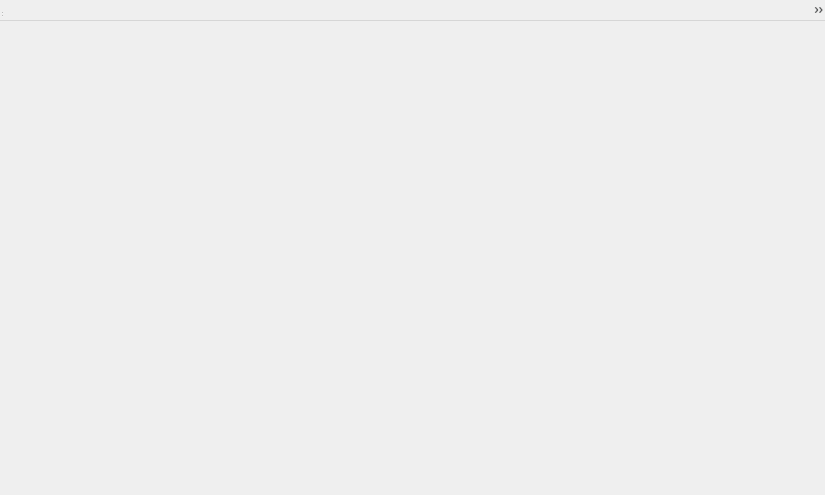
<?xml version="1.0" encoding="UTF-8"?>
<ui version="4.0">
 <class>PipeManager</class>
 <widget class="QWidget" name="PipeManager">
  <property name="geometry">
   <rect>
    <x>0</x>
    <y>0</y>
    <width>825</width>
    <height>495</height>
   </rect>
  </property>
  <property name="windowTitle">
   <string>MainWindow</string>
  </property>
  <widget class="QWidget" name="centralWidget" native="true">
   <property name="geometry">
    <rect>
     <x>0</x>
     <y>0</y>
     <width>100</width>
     <height>30</height>
    </rect>
   </property>
  </widget>
  <widget class="QMenuBar" name="menuBar">
   <property name="geometry">
    <rect>
     <x>0</x>
     <y>0</y>
     <width>825</width>
     <height>21</height>
    </rect>
   </property>
   <widget class="QMenu" name="menu">
    <property name="title">
     <string>仪器</string>
    </property>
    <addaction name="actionConnect"/>
    <addaction name="actionDisconnect"/>
    <addaction name="actionInstrumentReady"/>
    <addaction name="separator"/>
    <addaction name="actionGlobalOptions"/>
   </widget>
   <widget class="QMenu" name="menu_2">
    <property name="title">
     <string>视图</string>
    </property>
    <addaction name="actionViewManager"/>
   </widget>
   <widget class="QMenu" name="menu_3">
    <property name="title">
     <string>参数</string>
    </property>
    <addaction name="actionOtherParameter"/>
    <addaction name="actionParameterCopy"/>
    <addaction name="actionLock"/>
    <addaction name="actionUnlock"/>
   </widget>
   <widget class="QMenu" name="menu_4">
    <property name="title">
     <string>帮助</string>
    </property>
    <addaction name="actionAbout"/>
   </widget>
   <widget class="QMenu" name="menu_6">
    <property name="title">
     <string>调试</string>
    </property>
    <addaction name="actionProbeBoxStatus"/>
    <addaction name="actionTest"/>
    <addaction name="actionKeepTesting"/>
    <addaction name="actionReturnMark"/>
    <addaction name="actionTestStart"/>
    <addaction name="actionTestEnd"/>
    <addaction name="actionReturnPos"/>
    <addaction name="actionKeepTesting_2"/>
    <addaction name="actionPaintMark"/>
   </widget>
   <widget class="QMenu" name="menu_7">
    <property name="title">
     <string>数据</string>
    </property>
    <addaction name="actionOpen"/>
    <addaction name="actionSave"/>
    <addaction name="actionClose"/>
    <addaction name="actionReloadFile"/>
    <addaction name="actionReJudge"/>
   </widget>
   <addaction name="menu"/>
   <addaction name="menu_7"/>
   <addaction name="menu_3"/>
   <addaction name="menu_2"/>
   <addaction name="menu_4"/>
   <addaction name="menu_6"/>
  </widget>
  <widget class="QStatusBar" name="statusBar">
   <property name="geometry">
    <rect>
     <x>0</x>
     <y>0</y>
     <width>3</width>
     <height>18</height>
    </rect>
   </property>
  </widget>
  <action name="actionConnect">
   <property name="text">
    <string>仪器连接</string>
   </property>
   <property name="toolTip">
    <string>仪器连接</string>
   </property>
  </action>
  <action name="actionAbout">
   <property name="text">
    <string>关于</string>
   </property>
   <property name="toolTip">
    <string>关于</string>
   </property>
  </action>
  <action name="actionTest">
   <property name="text">
    <string>模拟模式切换</string>
   </property>
   <property name="toolTip">
    <string>模拟模式切换</string>
   </property>
  </action>
  <action name="actionOpen">
   <property name="text">
    <string>加载数据</string>
   </property>
   <property name="toolTip">
    <string>加载数据</string>
   </property>
  </action>
  <action name="actionSave">
   <property name="text">
    <string>保存数据</string>
   </property>
   <property name="toolTip">
    <string>保存数据</string>
   </property>
  </action>
  <action name="actionClose">
   <property name="text">
    <string>关闭文件</string>
   </property>
   <property name="toolTip">
    <string>关闭</string>
   </property>
  </action>
  <action name="actionOtherParameter">
   <property name="text">
    <string>订单参数</string>
   </property>
   <property name="toolTip">
    <string>订单参数</string>
   </property>
  </action>
  <action name="actionParameterCopy">
   <property name="text">
    <string>工艺参数</string>
   </property>
   <property name="toolTip">
    <string>工艺参数</string>
   </property>
  </action>
  <action name="actionDisconnect">
   <property name="text">
    <string>仪器断开</string>
   </property>
   <property name="toolTip">
    <string>仪器断开</string>
   </property>
  </action>
  <action name="actionViewManager">
   <property name="text">
    <string>视图管理</string>
   </property>
   <property name="toolTip">
    <string>视图管理</string>
   </property>
  </action>
  <action name="actionKeepTesting">
   <property name="text">
    <string>模拟断电续扫</string>
   </property>
   <property name="toolTip">
    <string>模拟断电续扫</string>
   </property>
  </action>
  <action name="actionReturnMark">
   <property name="text">
    <string>模拟缺陷回位</string>
   </property>
   <property name="toolTip">
    <string>模拟缺陷回位</string>
   </property>
  </action>
  <action name="actionTestStart">
   <property name="text">
    <string>开始探伤</string>
   </property>
   <property name="toolTip">
    <string>开始探伤</string>
   </property>
  </action>
  <action name="actionTestEnd">
   <property name="text">
    <string>结束探伤</string>
   </property>
   <property name="toolTip">
    <string>结束探伤</string>
   </property>
  </action>
  <action name="actionProbeBoxStatus">
   <property name="text">
    <string>探头盒序列切换</string>
   </property>
   <property name="toolTip">
    <string>探头盒序列切换</string>
   </property>
  </action>
  <action name="actionInstrumentReady">
   <property name="text">
    <string>仪器就绪</string>
   </property>
   <property name="toolTip">
    <string>仪器就绪</string>
   </property>
  </action>
  <action name="actionLock">
   <property name="text">
    <string>参数锁定</string>
   </property>
   <property name="toolTip">
    <string>参数锁定</string>
   </property>
  </action>
  <action name="actionUnlock">
   <property name="text">
    <string>参数解锁</string>
   </property>
   <property name="toolTip">
    <string>参数解锁</string>
   </property>
  </action>
  <action name="actionReturnPos">
   <property name="text">
    <string>缺陷回位</string>
   </property>
   <property name="toolTip">
    <string>缺陷回位</string>
   </property>
  </action>
  <action name="actionKeepTesting_2">
   <property name="text">
    <string>断电续扫</string>
   </property>
   <property name="toolTip">
    <string>断电续扫</string>
   </property>
  </action>
  <action name="actionGlobalOptions">
   <property name="text">
    <string>配置...</string>
   </property>
  </action>
  <action name="actionReloadFile">
   <property name="text">
    <string>重载文件</string>
   </property>
  </action>
  <action name="actionReJudge">
   <property name="text">
    <string>重新判伤</string>
   </property>
  </action>
  <action name="actionPaintMark">
   <property name="text">
    <string>喷标</string>
   </property>
   <property name="toolTip">
    <string>喷标</string>
   </property>
  </action>
 </widget>
 <layoutdefault spacing="6" margin="11"/>
 <resources/>
 <connections/>
</ui>
